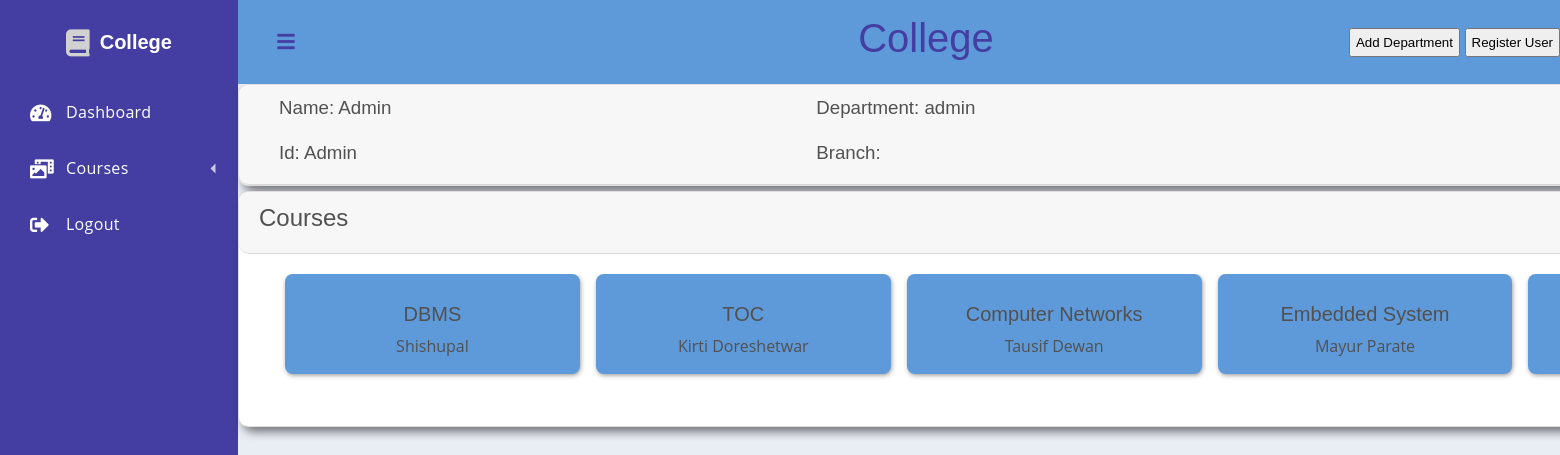
The app's page /public/dashboard.php (signed in) with its own data.
### tables this page shows
CREATE TABLE `user` (
  `User_id` int(11) NOT NULL,
  `Username` varchar(50) NOT NULL,
  `Password` varchar(20) NOT NULL,
  `First_name` varchar(20) NOT NULL,
  `Last_name` varchar(20) NOT NULL,
  `Off_id` varchar(20) NOT NULL,
  `Dept_name` varchar(20) NOT NULL,
  `Branch_name` varchar(20) DEFAULT NULL,
  `type` varchar(20) NOT NULL,
  `Semester` int(11) DEFAULT NULL
);

CREATE TABLE `course` (
  `Course_id` int(11) NOT NULL,
  `Course_name` varchar(40) NOT NULL,
  `Dept_name` varchar(40) NOT NULL,
  `Fac_id` int(11) NOT NULL,
  `Credits` int(11) NOT NULL,
  `Open` tinyint(1) NOT NULL DEFAULT 1
);

### src/libs/dashboard.php (called while the page is built, shortened)
<?php
function getuser($user_id)
{
    $sql='
    SELECT *
    FROM user
    Where User_id= :user_id;
    ';
    return make_query($sql,[':user_id'=>$user_id],true,true);
}
function getcoursesadmin()
{
    $sql = '
    Select course.Course_id as course_id, course.Course_name as course_name, CONCAT(user.First_name,\' \',user.Last_name) as faculty_name
    From course inner join user on course.Fac_id=user.User_id
    ';
    return make_query($sql,[],true);
}
$user_id = $_SESSION['user_data']['User_id'];
$user = getuser($user_id);
if($user['type']==='faculty'){
    $user_courses = getcoursesfaculty($user_id);
}
else if($user['type']==='student'){
    $user_courses = getcoursesstudent($user_id);
}
else if($user['type']==='HOD'){
    $user_courses = getcoursesHOD();
}
else if($user['type']==='admin'){
    $user_courses = getcoursesadmin();
}

### src/libs/database.php (called while the page is built, shortened)
<?php
function database(): PDO {
    static $pdo;
    if (!$pdo) {
        $pdo = new PDO(
            sprintf("mysql:host=%s;dbname=%s;charset=UTF8", DB_HOST, DB_NAME),
            DB_USER,
            DB_PASSWORD,
            [PDO::ATTR_ERRMODE => PDO::ERRMODE_EXCEPTION]
        );
    }
    return $pdo;
}
function make_query(string $sql, array $data, bool $need_fetch=false, bool $one_row=false) : array | false {
    $statement = database()->prepare($sql);
    foreach ($data as $key => $value) {
        $statement->bindValue($key, $value);
    }
    $statement->execute();
    if ($need_fetch) {
        $temp = $statement->fetchAll(PDO::FETCH_ASSOC);
        if ($one_row && $temp) {
            return $temp[0];
        } else {
            return $temp;
        }
    } else {
        return false;
    }
}

### public/dashboard.php (the view, shortened to what this page needs)
<?php
require_once __DIR__ . '/../src/libs/dashboard.php';
?>
<div class='dashboard'>
    <?= view('navbar'); ?>
    <div class='dashboard-app'>
        <header class='dashboard-toolbar'><a href="#!" class="menu-toggle"><i class="fas fa-bars"></i></a>
            <h1 style="position: absolute;text-align: center;width: 100%;z-index: -1;color: #443ea2;">College</h1>
            <?php if($_SESSION['user_data']['type']==='admin'): ?><button style="position: absolute;right:0;padding:5px;" onclick="myFunction2()">Register User</button><?php endif ?>
            <?php if($_SESSION['user_data']['type']==='admin'): ?><button style="position: absolute;right:100px;padding:5px;" onclick="myFunction0()">Add Department</button><?php endif ?>
        </header>
        <div class='card'>
            <div class='card-header' style="grid-template-columns: none;">
            <?php
            $student_info = '';
            echo<<< END
                <div style="display: flex;align-items: center;">
                    <h3 class='data1'>Name: {$user['First_name']} {$user['Last_name']}<br><br>Id: {$user['Off_id']}</h3>
                </div>
                <div style="display: flex;align-items: center;">
                    <h3 class='data1'>Department: {$user['Dept_name']}<br><br>Branch: {$user['Branch_name']}</h3>
                </div>
                <div style="display: flex;align-items: center;">
                    $student_info
                </div>
                <p style="position: absolute;bottom:0;right:0;margin:0;">{$user['type']}</p>
                END;
            ?>
            </div>
        </div>
        <div class='card'>
            <div class="card-header">
                <h2>Courses</h2>
                <form method="post" action="dashboard.php">
                </form>
            </div>
            <div class="card-body">
                <div class="cardcourses-wrapper">
                    <?php
                        foreach($user_courses as $course) {
                            echo <<<EOS
                            <div class="cardcourses">
                                <h3><a href="course.php?course_id={$course['course_id']}">{$course['course_name']}</a></h3>
                                <p>{$course['faculty_name']}</p>
                            </div>
                        EOS;
                        }
                    ?>
                </div>
            </div>
        </div>
    </div>
</div>

### public/styles/dashboardpage.css (style rules this page uses)
:root { --font-family-sans-serif: "Open Sans", -apple-system, BlinkMacSystemFont, "Segoe UI", Roboto, "Helvetica Neue", Arial, sans-serif, "Apple Color Emoji", "Segoe UI Emoji", "Segoe UI Symbol", "Noto Color Emoji"; }
*, *::before, *::after { -webkit-box-sizing: border-box; box-sizing: border-box; }
html { font-family: sans-serif; line-height: 1.15; -webkit-text-size-adjust: 100%; -webkit-tap-highlight-color: rgba(0, 0, 0, 0); }
body { margin: 0; font-family: "Open Sans", -apple-system, BlinkMacSystemFont, "Segoe UI", Roboto, "Helvetica Neue", Arial, sans-serif, "Apple Color Emoji", "Segoe UI Emoji", "Segoe UI Symbol", "Noto Color Emoji"; font-size: 1rem; font-weight: 400; line-height: 1.5; color: #515151; text-align: left; background-color: #e9edf4; }
h1, h2, h3, h4, h5, h6 { margin-top: 0; margin-bottom: 0.5rem; }
p { margin-top: 0; margin-bottom: 1rem; }
a { color: #3f84fc; text-decoration: none; background-color: transparent; }
h1, h2, h3, h4, h5, h6, .h1, .h2, .h3, .h4, .h5, .h6 { font-family: "Nunito", sans-serif; margin-bottom: 0.5rem; font-weight: 500; line-height: 1.2; }
h1, .h1 { font-size: 2.5rem; font-weight: normal; }
.card { position: relative; display: -webkit-box; display: -webkit-flex; display: -ms-flexbox; display: flex; -webkit-box-orient: vertical; -webkit-box-direction: normal; -webkit-flex-direction: column; -ms-flex-direction: column; flex-direction: column; min-width: 0; word-wrap: break-word; background-color: #fff; background-clip: border-box; border: 1px solid rgba(0, 0, 0, 0.125); border-radius: 10px; box-shadow: 5px 5px 10px rgba(0,0,0,0.5); margin-bottom: 5px; }
.card-body { -webkit-box-flex: 1; -webkit-flex: 1 1 auto; -ms-flex: 1 1 auto; flex: 1 1 auto; padding: 1.25rem; }
.card-header { padding: 0.75rem 1.25rem; margin-bottom: 0; background-color: rgba(0, 0, 0, 0.03); border-bottom: 1px solid rgba(0, 0, 0, 0.125); height: max-content; display: inline-grid; grid-template-columns: min-content auto; grid-auto-flow: column; position: relative; border-radius: 10px; }
.data1 { position: relative; text-align: left; padding-left: 20px; }
.dashboard { display: -webkit-box; display: -webkit-flex; display: -ms-flexbox; display: flex; min-height: 100vh; }
.dashboard-app { display: -webkit-box; display: -webkit-flex; display: -ms-flexbox; display: flex; -webkit-box-orient: vertical; -webkit-box-direction: normal; -webkit-flex-direction: column; -ms-flex-direction: column; flex-direction: column; -webkit-box-flex: 2; -webkit-flex-grow: 2; -ms-flex-positive: 2; flex-grow: 2; margin-top: 84px; }
.menu-toggle { position: relative; width: 42px; height: 42px; display: -webkit-box; display: -webkit-flex; display: -ms-flexbox; display: flex; -webkit-box-align: center; -webkit-align-items: center; -ms-flex-align: center; align-items: center; -webkit-box-pack: center; -webkit-justify-content: center; -ms-flex-pack: center; justify-content: center; color: #443ea2; }
.menu-toggle i { font-size: 20px; }
.dashboard-toolbar { min-height: 84px; background-color: #5e9ad9; display: -webkit-box; display: -webkit-flex; display: -ms-flexbox; display: flex; -webkit-box-align: center; -webkit-align-items: center; -ms-flex-align: center; align-items: center; padding: 8px 27px; position: fixed; top: 0; right: 0; left: 0; z-index: 1000; }
@media (min-width: 992px) { .dashboard-app { margin-left: 0px; } }
@media (min-width: 992px) { .dashboard-toolbar { left: 238px; } }
.cardcourses { background-color: #5e9ad9; border-radius: 0.5rem; box-shadow: 0.05rem 0.1rem 0.3rem -0.03rem rgba(0, 0, 0, 0.45); margin-bottom: 10px; max-height: 100px; max-width: 20%; padding: .75rem; margin-bottom: 2rem; border: 0; flex-basis: 33.333%; flex-grow: 0; flex-shrink: 0; }
.cardcourses > :last-child { margin-bottom: 0; }
* { box-sizing: border-box; }
.cardcourses h3 { margin-top: 1rem; font-size: 1.25rem; text-align: center; }
.cardcourses a { color: inherit; }
.cardcourses p { text-align: center; }
.cardcourses-wrapper { padding: 0; margin: 0; display: flex; flex-direction: row; flex-wrap: nowrap; overflow-x: scroll; grid-gap: 1rem; margin-left: 10px; margin-right: 10px; padding-left: 1rem; padding-right: 1rem; }

### records on screen
user: First_name "Admin", Off "Admin", Dept_name "admin"
course: Course_name "DBMS", faculty_name "Shishupal"
course: Course_name "TOC", faculty_name "Kirti Doreshetwar"
course: Course_name "Computer Networks", faculty_name "Tausif Dewan"
course: Course_name "Embedded System", faculty_name "Mayur Parate"
